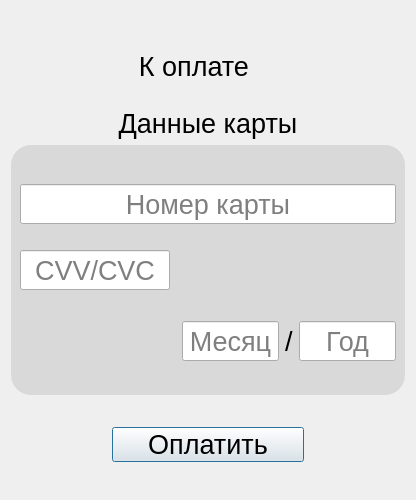
<?xml version="1.0" encoding="UTF-8"?>
<ui version="4.0">
 <class>Payment</class>
 <widget class="QDialog" name="Payment">
  <property name="geometry">
   <rect>
    <x>0</x>
    <y>0</y>
    <width>416</width>
    <height>500</height>
   </rect>
  </property>
  <property name="minimumSize">
   <size>
    <width>350</width>
    <height>450</height>
   </size>
  </property>
  <property name="maximumSize">
   <size>
    <width>416</width>
    <height>500</height>
   </size>
  </property>
  <property name="windowTitle">
   <string>Dialog</string>
  </property>
  <layout class="QGridLayout" name="gridLayout">
   <item row="0" column="0" colspan="3">
    <spacer name="verticalSpacer">
     <property name="orientation">
      <enum>Qt::Orientation::Vertical</enum>
     </property>
     <property name="sizeType">
      <enum>QSizePolicy::Policy::Fixed</enum>
     </property>
     <property name="sizeHint" stdset="0">
      <size>
       <width>20</width>
       <height>40</height>
      </size>
     </property>
    </spacer>
   </item>
   <item row="8" column="0" colspan="3">
    <spacer name="verticalSpacer_2">
     <property name="orientation">
      <enum>Qt::Orientation::Vertical</enum>
     </property>
     <property name="sizeType">
      <enum>QSizePolicy::Policy::Expanding</enum>
     </property>
     <property name="sizeHint" stdset="0">
      <size>
       <width>20</width>
       <height>40</height>
      </size>
     </property>
    </spacer>
   </item>
   <item row="3" column="0" colspan="3">
    <widget class="QLabel" name="label_3">
     <property name="font">
      <font>
       <pointsize>20</pointsize>
      </font>
     </property>
     <property name="text">
      <string>Данные карты</string>
     </property>
     <property name="alignment">
      <set>Qt::AlignmentFlag::AlignCenter</set>
     </property>
    </widget>
   </item>
   <item row="1" column="0">
    <spacer name="horizontalSpacer_4">
     <property name="orientation">
      <enum>Qt::Orientation::Horizontal</enum>
     </property>
     <property name="sizeHint" stdset="0">
      <size>
       <width>40</width>
       <height>20</height>
      </size>
     </property>
    </spacer>
   </item>
   <item row="6" column="0" colspan="3">
    <layout class="QGridLayout" name="gridLayout_2">
     <item row="0" column="0">
      <widget class="QPushButton" name="pushButton">
       <property name="minimumSize">
        <size>
         <width>192</width>
         <height>35</height>
        </size>
       </property>
       <property name="maximumSize">
        <size>
         <width>192</width>
         <height>40</height>
        </size>
       </property>
       <property name="font">
        <font>
         <pointsize>20</pointsize>
        </font>
       </property>
       <property name="text">
        <string>Оплатить</string>
       </property>
      </widget>
     </item>
    </layout>
   </item>
   <item row="1" column="2">
    <widget class="QLabel" name="price">
     <property name="minimumSize">
      <size>
       <width>150</width>
       <height>0</height>
      </size>
     </property>
     <property name="maximumSize">
      <size>
       <width>100</width>
       <height>16777215</height>
      </size>
     </property>
     <property name="font">
      <font>
       <pointsize>20</pointsize>
      </font>
     </property>
     <property name="text">
      <string/>
     </property>
    </widget>
   </item>
   <item row="1" column="1">
    <widget class="QLabel" name="label">
     <property name="maximumSize">
      <size>
       <width>150</width>
       <height>100</height>
      </size>
     </property>
     <property name="font">
      <font>
       <pointsize>20</pointsize>
      </font>
     </property>
     <property name="text">
      <string>К оплате</string>
     </property>
     <property name="alignment">
      <set>Qt::AlignmentFlag::AlignRight|Qt::AlignmentFlag::AlignTrailing|Qt::AlignmentFlag::AlignVCenter</set>
     </property>
    </widget>
   </item>
   <item row="4" column="0" colspan="3">
    <widget class="QGroupBox" name="groupBox">
     <property name="minimumSize">
      <size>
       <width>0</width>
       <height>250</height>
      </size>
     </property>
     <property name="styleSheet">
      <string notr="true">QGroupBox
{
background-color: rgb(217, 217, 217);
border-radius: 20px;
}</string>
     </property>
     <property name="title">
      <string/>
     </property>
     <layout class="QGridLayout" name="gridLayout_3">
      <item row="2" column="5">
       <widget class="QLineEdit" name="lineEdit_4">
        <property name="minimumSize">
         <size>
          <width>0</width>
          <height>40</height>
         </size>
        </property>
        <property name="font">
         <font>
          <pointsize>20</pointsize>
         </font>
        </property>
        <property name="alignment">
         <set>Qt::AlignmentFlag::AlignCenter</set>
        </property>
        <property name="placeholderText">
         <string>Год</string>
        </property>
       </widget>
      </item>
      <item row="1" column="1">
       <widget class="QLineEdit" name="lineEdit_2">
        <property name="minimumSize">
         <size>
          <width>150</width>
          <height>40</height>
         </size>
        </property>
        <property name="font">
         <font>
          <pointsize>20</pointsize>
         </font>
        </property>
        <property name="alignment">
         <set>Qt::AlignmentFlag::AlignCenter</set>
        </property>
        <property name="placeholderText">
         <string>CVV/CVC</string>
        </property>
       </widget>
      </item>
      <item row="0" column="6" rowspan="2">
       <spacer name="horizontalSpacer_2">
        <property name="orientation">
         <enum>Qt::Orientation::Horizontal</enum>
        </property>
        <property name="sizeHint" stdset="0">
         <size>
          <width>40</width>
          <height>20</height>
         </size>
        </property>
       </spacer>
      </item>
      <item row="2" column="3">
       <widget class="QLineEdit" name="lineEdit_3">
        <property name="minimumSize">
         <size>
          <width>0</width>
          <height>40</height>
         </size>
        </property>
        <property name="font">
         <font>
          <pointsize>20</pointsize>
         </font>
        </property>
        <property name="alignment">
         <set>Qt::AlignmentFlag::AlignCenter</set>
        </property>
        <property name="placeholderText">
         <string>Месяц</string>
        </property>
       </widget>
      </item>
      <item row="0" column="1" colspan="5">
       <widget class="QLineEdit" name="lineEdit">
        <property name="minimumSize">
         <size>
          <width>0</width>
          <height>40</height>
         </size>
        </property>
        <property name="maximumSize">
         <size>
          <width>16777215</width>
          <height>30</height>
         </size>
        </property>
        <property name="font">
         <font>
          <pointsize>20</pointsize>
         </font>
        </property>
        <property name="alignment">
         <set>Qt::AlignmentFlag::AlignCenter</set>
        </property>
        <property name="placeholderText">
         <string>Номер карты</string>
        </property>
       </widget>
      </item>
      <item row="0" column="0" rowspan="2">
       <spacer name="horizontalSpacer">
        <property name="orientation">
         <enum>Qt::Orientation::Horizontal</enum>
        </property>
        <property name="sizeHint" stdset="0">
         <size>
          <width>40</width>
          <height>20</height>
         </size>
        </property>
       </spacer>
      </item>
      <item row="2" column="4">
       <widget class="QLabel" name="label_2">
        <property name="font">
         <font>
          <pointsize>20</pointsize>
         </font>
        </property>
        <property name="text">
         <string>/</string>
        </property>
       </widget>
      </item>
     </layout>
    </widget>
   </item>
   <item row="2" column="0" colspan="3">
    <spacer name="verticalSpacer_3">
     <property name="orientation">
      <enum>Qt::Orientation::Vertical</enum>
     </property>
     <property name="sizeType">
      <enum>QSizePolicy::Policy::Fixed</enum>
     </property>
     <property name="sizeHint" stdset="0">
      <size>
       <width>20</width>
       <height>20</height>
      </size>
     </property>
    </spacer>
   </item>
   <item row="5" column="0" colspan="3">
    <spacer name="verticalSpacer_4">
     <property name="orientation">
      <enum>Qt::Orientation::Vertical</enum>
     </property>
     <property name="sizeHint" stdset="0">
      <size>
       <width>20</width>
       <height>40</height>
      </size>
     </property>
    </spacer>
   </item>
  </layout>
 </widget>
 <resources/>
 <connections/>
</ui>
